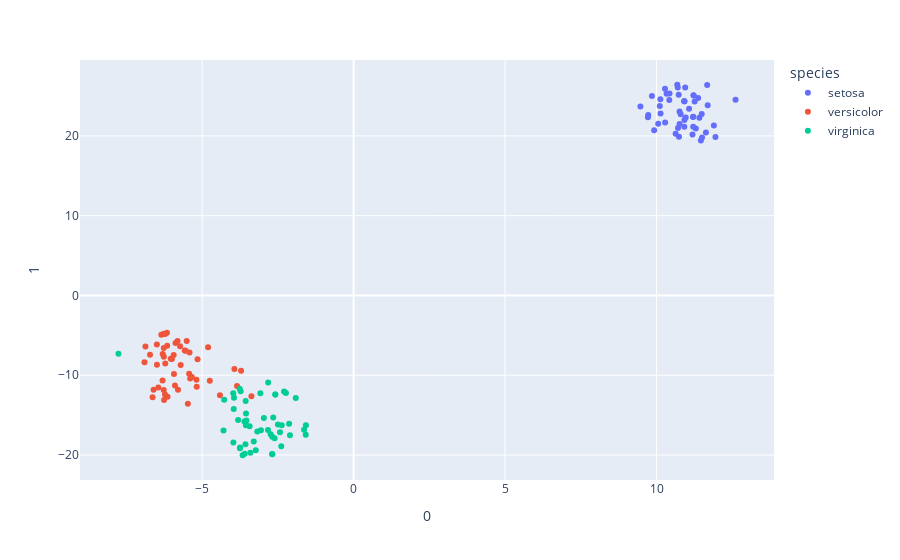

The code cell stored with this chart in its notebook:
### Code cell
from sklearn.manifold import TSNE
import plotly.express as px

df = px.data.iris()

features = df.loc[:, :'petal_width']

tsne = TSNE(n_components=2, random_state=0)
projections = tsne.fit_transform(features)

fig = px.scatter(
    projections, x=0, y=1,
    color=df.species, labels={'color': 'species'}
)
fig.show()

### Figure 1 — Plotly figure (JSON) as saved in the notebook; plotly's stock layout.template omitted (floating-point values rounded to 4 significant figures)
{"data": [{"hovertemplate": "species=setosa<br>0=%{x}<br>1=%{y}<extra></extra>", "legendgroup": "setosa", "marker": {"color": "#636efa", "symbol": "circle"}, "mode": "markers", "name": "setosa", "orientation": "v", "showlegend": true, "type": "scatter", "x": [11.2, 11.37, 10.73, 10.43, 11.41, 10.63, 9.847, 10.76, 10.95, 10.92, 11.3, 10.11, 11.23, 10.68, 11.94, 11.46, 11.63, 10.96, 10.74, 10.92, 10.05, 10.76, 12.61, 9.725, 9.467, 11.26, 10.13, 10.92, 11.21, 10.13, 10.42, 10.28, 11.19, 11.5, 10.92, 11.69, 11.89, 10.92, 10.7, 10.8, 11.49, 11.67, 10.28, 9.716, 9.92, 11.22, 10.71, 10.33, 11.21, 11.07], "xaxis": "x", "y": [22.38, 24.75, 25.16, 25.31, 22.27, 20.27, 24.99, 23.06, 26.08, 24.36, 20.93, 23.76, 25.08, 26.41, 19.85, 19.44, 20.43, 22.32, 19.9, 21.14, 21.53, 21.5, 24.53, 22.63, 23.7, 24.3, 22.8, 21.99, 22.41, 24.6, 24.51, 21.69, 20.18, 19.79, 24.36, 23.83, 21.32, 24.36, 26.06, 22.73, 22.74, 26.38, 25.9, 22.33, 20.72, 25.11, 21.0, 25.3, 21.15, 23.41], "yaxis": "y"}, {"hovertemplate": "species=versicolor<br>0=%{x}<br>1=%{y}<extra></extra>", "legendgroup": "versicolor", "marker": {"color": "#EF553B", "symbol": "circle"}, "mode": "markers", "name": "versicolor", "orientation": "v", "showlegend": true, "type": "scatter", "x": [-6.635, -5.897, -6.255, -6.153, -5.797, -6.217, -5.178, -6.264, -6.267, -6.871, -6.346, -5.708, -4.803, -5.187, -6.494, -6.602, -6.491, -5.415, -3.714, -5.728, -3.848, -5.151, -4.412, -5.338, -6.305, -6.446, -6.141, -5.471, -5.429, -5.509, -5.877, -5.813, -5.574, -3.373, -6.901, -4.746, -6.225, -3.935, -6.262, -6.266, -6.72, -5.395, -5.544, -6.219, -6.301, -5.997, -6.036, -5.93, -6.161, -5.938], "xaxis": "x", "y": [-12.77, -11.29, -13.11, -6.304, -11.81, -8.523, -11.45, -4.797, -11.85, -6.395, -4.931, -8.718, -6.5, -10.56, -6.144, -11.81, -8.7, -7.153, -9.428, -6.356, -11.35, -7.996, -12.5, -10.22, -10.66, -11.53, -12.7, -13.59, -9.829, -5.701, -5.959, -5.715, -6.9, -12.65, -8.374, -10.68, -12.43, -9.232, -7.687, -6.592, -7.428, -10.4, -6.948, -4.843, -7.354, -7.962, -7.922, -9.836, -4.673, -7.477], "yaxis": "y"}, {"hovertemplate": "species=virginica<br>0=%{x}<br>1=%{y}<extra></extra>", "legendgroup": "virginica", "marker": {"color": "#00cc96", "symbol": "circle"}, "mode": "markers", "name": "virginica", "orientation": "v", "showlegend": true, "type": "scatter", "x": [-1.579, -2.585, -3.296, -3.812, -3.179, -3.407, -7.762, -3.751, -4.294, -2.388, -2.653, -3.552, -3.058, -2.234, -1.91, -2.127, -3.602, -2.684, -3.663, -2.82, -2.687, -2.296, -3.594, -3.948, -2.738, -3.569, -3.973, -3.728, -3.556, -3.969, -3.748, -2.686, -3.432, -4.272, -3.956, -3.229, -1.634, -3.537, -3.762, -2.826, -2.429, -2.372, -2.585, -2.607, -2.1, -2.498, -3.562, -2.962, -1.576, -3.078], "xaxis": "x", "y": [-17.47, -12.42, -18.31, -15.6, -17.05, -19.73, -7.317, -19.15, -16.92, -18.91, -15.31, -14.81, -16.9, -12.23, -12.86, -16.08, -15.79, -19.9, -20.03, -10.92, -17.73, -12.06, -19.85, -12.81, -17.41, -18.66, -12.27, -12.02, -16.26, -18.45, -19.06, -19.88, -16.39, -13.07, -14.24, -19.41, -16.82, -15.69, -11.69, -16.88, -17.16, -16.27, -12.42, -17.91, -17.53, -16.18, -13.22, -15.38, -16.27, -12.27], "yaxis": "y"}], "layout": {"legend": {"title": {"text": "species"}, "tracegroupgap": 0}, "margin": {"t": 60}, "xaxis": {"anchor": "y", "domain": [0, 1], "title": {"text": "0"}}, "yaxis": {"anchor": "x", "domain": [0, 1], "title": {"text": "1"}}}}
